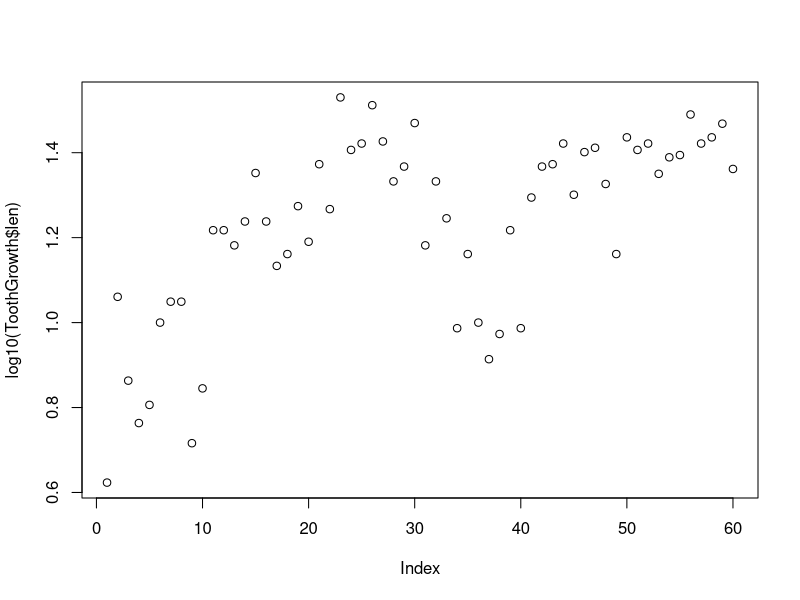
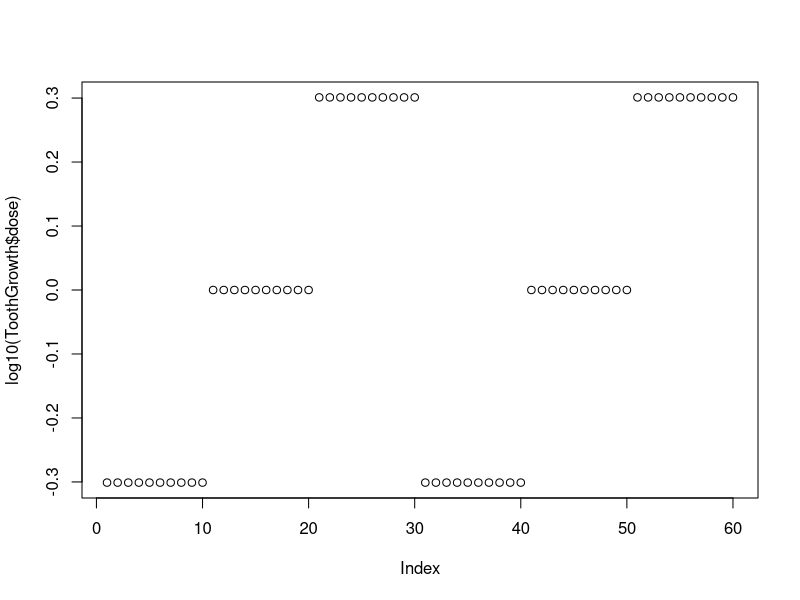
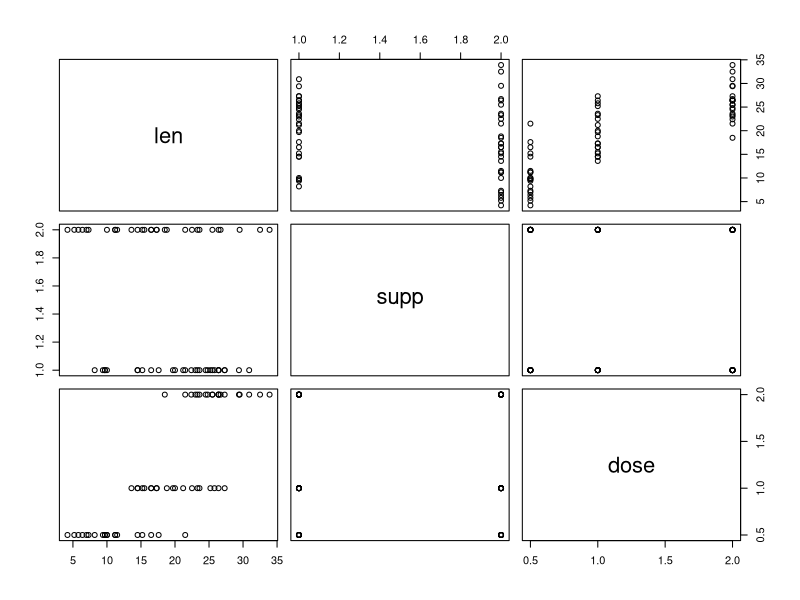
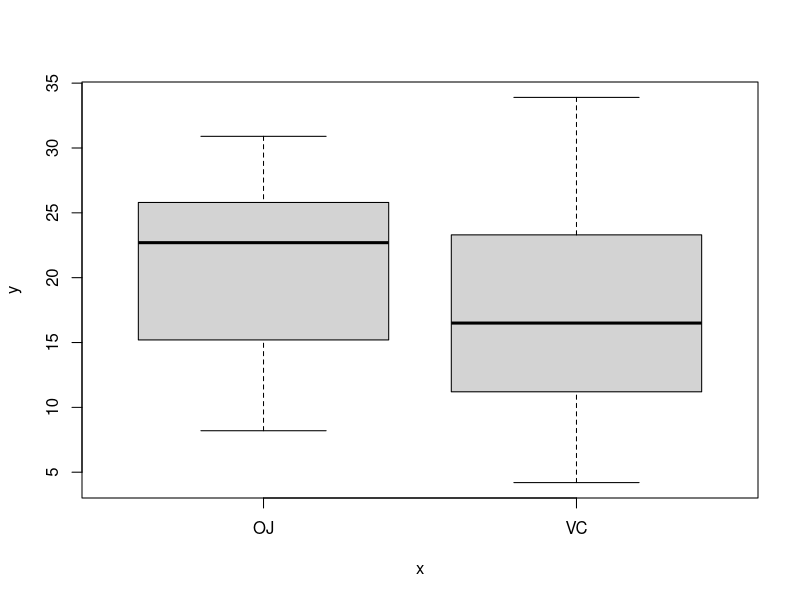
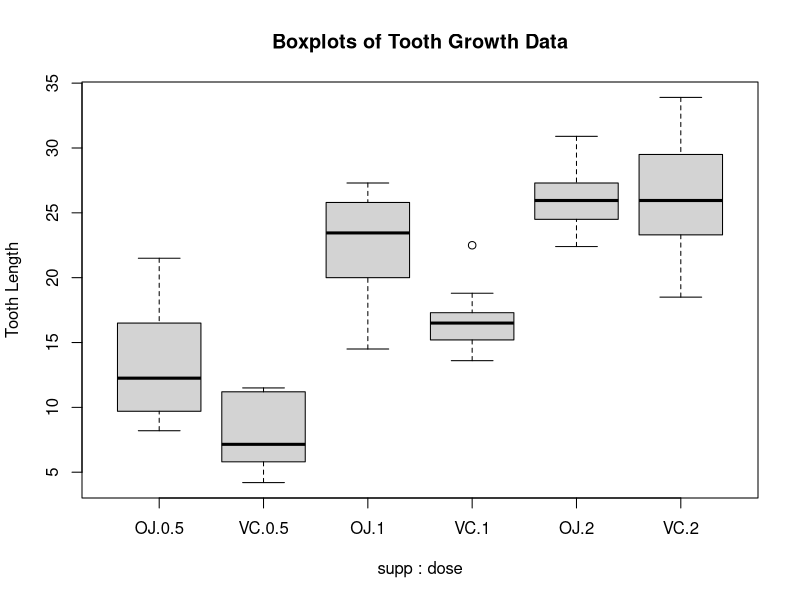
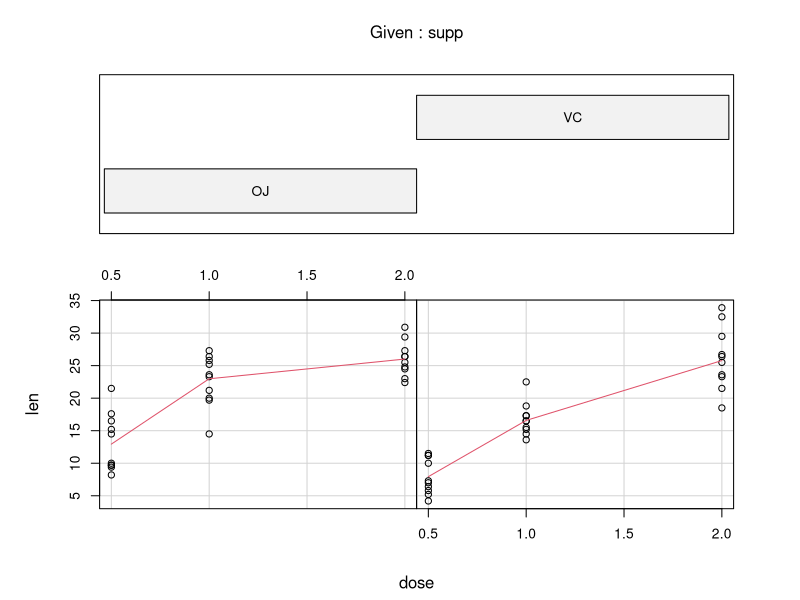
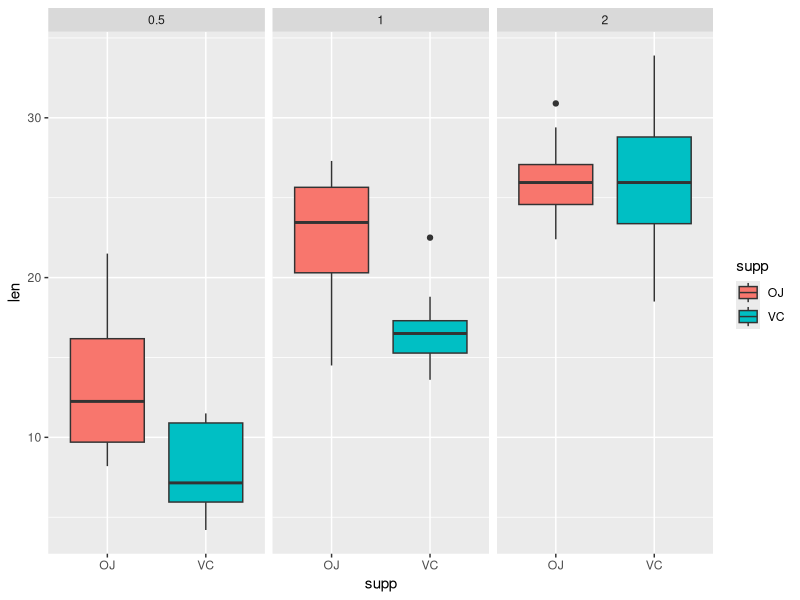
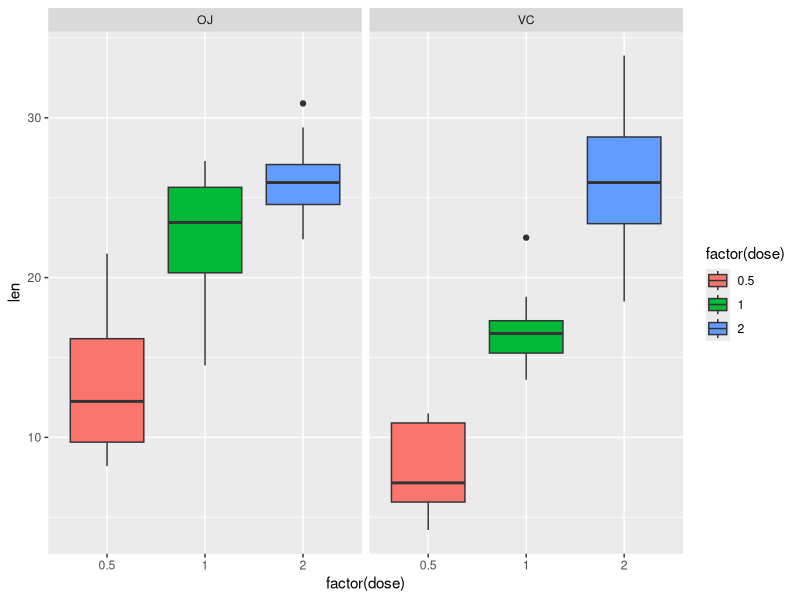

Write the R code that produced these figures, in order.
## ---- chunk 1
data("ToothGrowth")

str(ToothGrowth)
summary(ToothGrowth)
head(ToothGrowth)
table(ToothGrowth$supp,ToothGrowth$dose)

# RR relationships between predictors
#library(kernlab)
#data(spam)
##structureOfADataAnalysis2.pdf
#plot(log10(trainSpam$capitalAve + 1) ~ trainSpam$type)
#plot(log10(trainSpam[, 1:4] + 1))
#plot(hclust(dist(t(trainSpam[,1:57]))))
#plot(hclust(dist(t(log10(trainSpam[,1:55]))))

plot(log10(ToothGrowth$len))
plot(log10(ToothGrowth$dose))

#ToothGrowth$dose <- factor(ToothGrowth$dose)

plot(ToothGrowth)
with(ToothGrowth, plot(supp, len))

vc <- ToothGrowth[ToothGrowth$supp=="VC",]
oj <- ToothGrowth[ToothGrowth$supp=="OJ",]

#plot(oj, col=oj$dose)
#plot(oj, col=oj$supp)
#plot(oj, col=oj$len)

boxplot(len ~ supp * dose, data=ToothGrowth, ylab="Tooth Length", main="Boxplots of Tooth Growth Data")

require(graphics)
coplot(len ~ dose | supp, data = ToothGrowth, panel = panel.smooth)

library(ggplot2)

ggplot(ToothGrowth, aes(x = supp, y = len, fill = supp)) + geom_boxplot() + facet_wrap(~ dose)
ggplot(ToothGrowth, aes(x = factor(dose), y = len, fill = factor(dose))) + geom_boxplot() + facet_grid(~ supp)

ggplot(ToothGrowth, aes(x = supp, y = len)) + geom_boxplot()
ggplot(ToothGrowth, aes(x = supp, y = len, fill = supp)) + geom_boxplot()
ggplot(ToothGrowth, aes(factor(dose), len)) + geom_boxplot() + facet_grid(.~supp)
ggplot(ToothGrowth, aes(factor(dose), len, fill = dose)) + geom_boxplot() + facet_grid(.~supp)

qplot(len, dose, data = ToothGrowth)

library(lattice)
xyplot(len ~ dose | supp, data = ToothGrowth)
xyplot(len ~ supp | dose, data = ToothGrowth, layout = c(3,1))
## ---- chunk 2
library(reshape2); library(ggplot2)

g <- ggplot(ToothGrowth, aes(x = factor(supp), y = len, fill = factor(dose)))
g <- g + geom_violin(col = "black", size = 2)
g

g <- ggplot(ToothGrowth, aes(x = factor(dose), y = len, fill = factor(supp)))
g <- g + geom_violin(col = "black", size = 2)
g

g <- ggplot(ToothGrowth, aes(x = dose, y = len, colour = supp, group = supp))
g <- g + geom_line()
g <- g + stat_summary(aes(group = 1), geom = "line", fun.y = mean, size = 1, col = "black")
g <- g + facet_grid(. ~ supp)
g

g <- ggplot(ToothGrowth, aes(x = supp, y = len, colour = dose, group = dose))
g <- g + geom_line()
g <- g + stat_summary(aes(group = 1), geom = "line", fun.y = mean, size = 1, col = "black")
g <- g + facet_grid(. ~ dose)
g
## ---- chunk 3
#ggplot (ToothGrowth, aes (x = dose, y = len, fill = supp)) + stat_binhex (bins=5, aes (alpha = ..count..)) + facet_grid (. ~ Species)

xyplot(len ~ supp, ToothGrowth, groups = ToothGrowth$dose, pch= 20)

## ---- chunk 4
sessionInfo()
